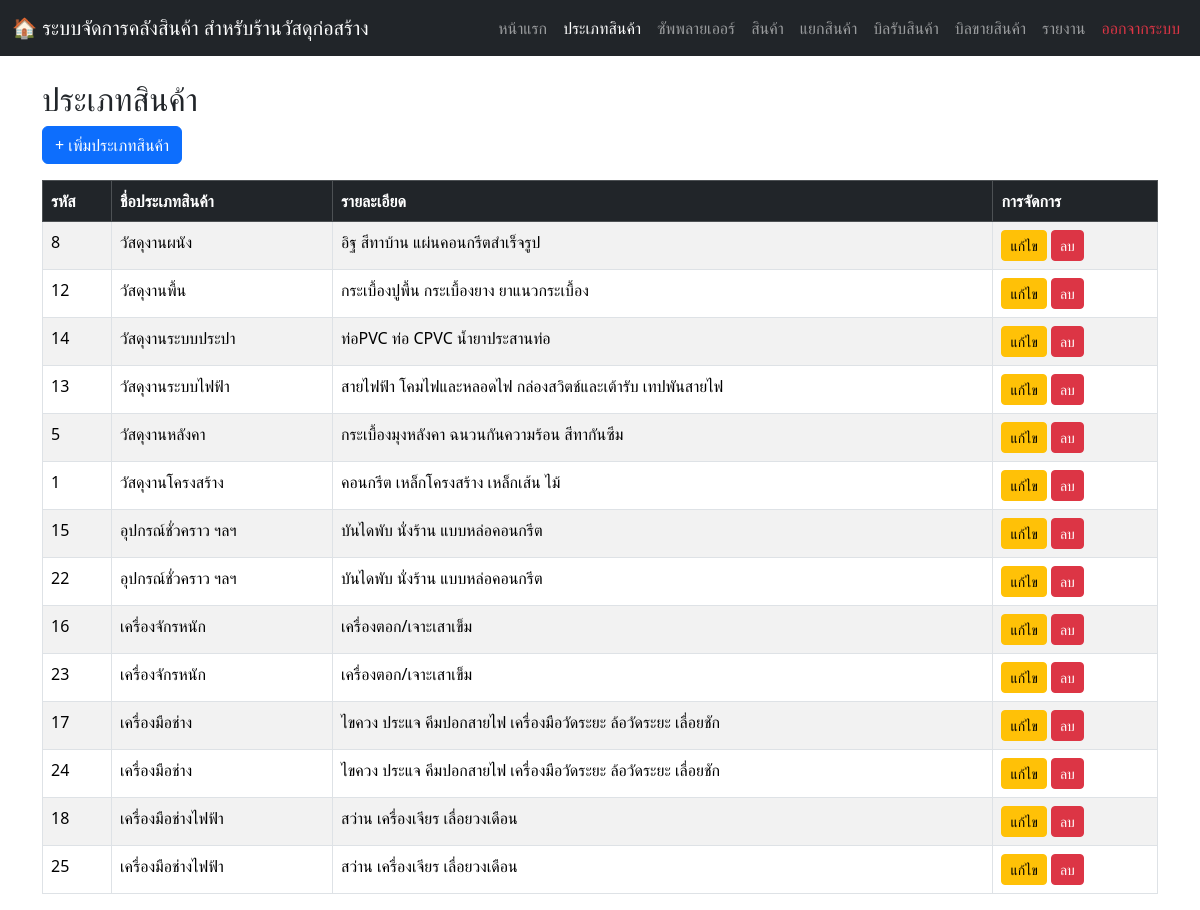
/categories.php (signed in), run on an earlier commit of the app's database.
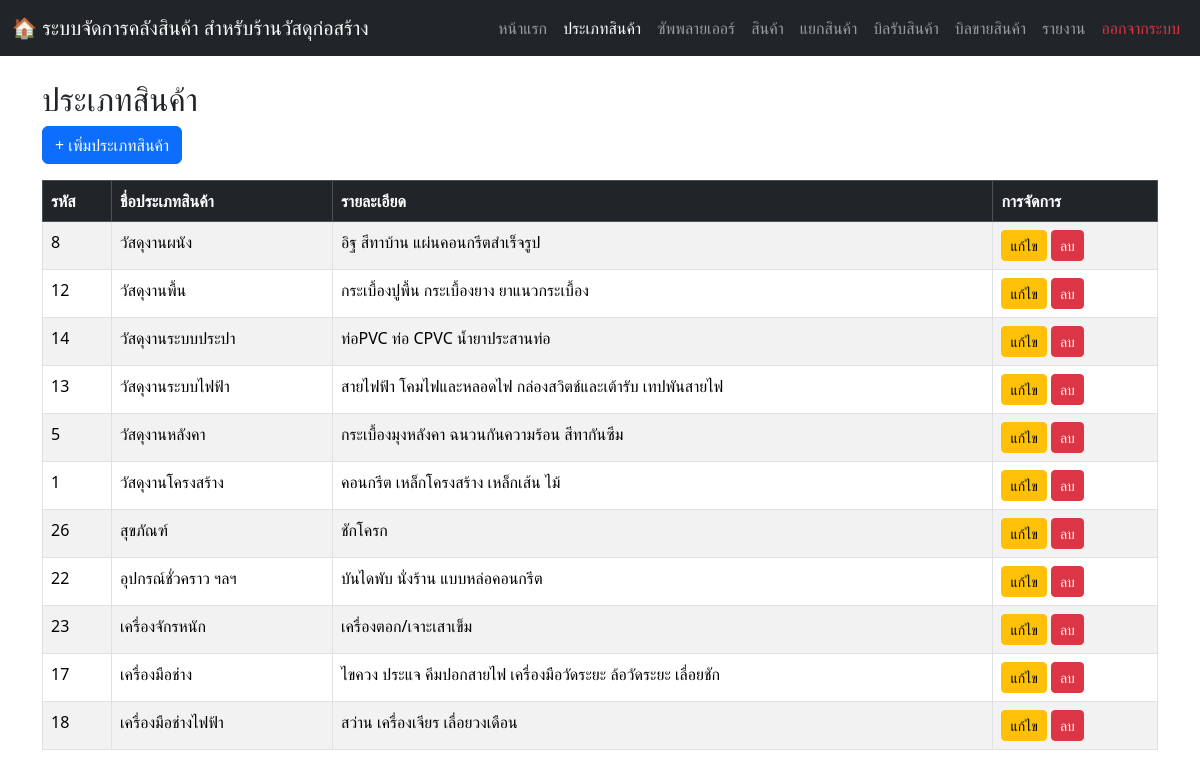
And on a later commit of the database.
### tables this page shows
CREATE TABLE `categories` (
  `category_id` int(11) NOT NULL,
  `category_name` varchar(100) NOT NULL,
  `description` text DEFAULT NULL
);

### categories.php (the view, shortened to what this page needs)
<?php
include 'connection.php';
$sql = "SELECT category_id, category_name, description
        FROM categories ORDER BY category_name ASC";
$result = $conn->query($sql);
?>
<!DOCTYPE html>
<html lang="th">
<head>
    <link rel="stylesheet" href="https://cdn.jsdelivr.net/npm/bootstrap@5.3.2/dist/css/bootstrap.min.css">
    <link rel="stylesheet" href="https://cdn.jsdelivr.net/npm/bootstrap-icons@1.11.3/font/bootstrap-icons.min.css">
</head>
<body>
  <nav class="navbar navbar-expand-lg navbar-dark bg-dark no-print">
    <div class="container-fluid">
      <a class="navbar-brand" href="#">🏠 ระบบจัดการคลังสินค้า สำหรับร้านวัสดุก่อสร้าง</a>
      <div class="collapse navbar-collapse" id="navbarNav">
        <ul class="navbar-nav ms-auto">
          <li class="nav-item"><a class="nav-link" href="homepage.php">หน้าแรก</a></li>
          <li class="nav-item"><a class="nav-link active" href="categories.php">ประเภทสินค้า</a></li>
          <li class="nav-item"><a class="nav-link" href="suppliers.php">ซัพพลายเออร์</a></li>
          <li class="nav-item"><a class="nav-link" href="products.php">สินค้า</a></li>
          <li class="nav-item"><a class="nav-link" href="product_split.php">แยกสินค้า</a></li>
          <li class="nav-item"><a class="nav-link" href="warehouse_page.php">บิลรับสินค้า</a></li>
          <li class="nav-item"><a class="nav-link" href="warehouse_sale.php">บิลขายสินค้า</a></li>
          <li class="nav-item"><a class="nav-link" href="report.php">รายงาน</a></li>
          <li class="nav-item"><a class="nav-link text-danger" href="logout.php">ออกจากระบบ</a></li>
        </ul>
      </div>
    </div>
  </nav>
<div class="container mt-4">
  <h2>ประเภทสินค้า</h2>
  <a href="add_category.php" class="btn btn-primary mb-3">+ เพิ่มประเภทสินค้า</a>
  <table class="table table-bordered table-striped">
    <thead class="table-dark">
      <tr>
        <th>รหัส</th>
        <th>ชื่อประเภทสินค้า</th>
        <th>รายละเอียด</th>
        <th>การจัดการ</th>
      </tr>
    </thead>
    <tbody>
      <?php
      if ($result->num_rows > 0) {
          while ($row = $result->fetch_assoc()) {
              echo "<tr>
                      <td>{$row['category_id']}</td>
                      <td>{$row['category_name']}</td>
                      <td>{$row['description']}</td>
                      <td>
                        <a href='category_edit.php?id={$row['category_id']}' class='btn btn-warning btn-sm'>แก้ไข</a>
                        <a href='category_delete.php?id={$row['category_id']}'
                           onclick=\"return confirm('คุณแน่ใจหรือไม่ว่าต้องการลบประเภทสินค้านี้?');\"
                           class='btn btn-danger btn-sm'>ลบ</a>
                      </td>
                    </tr>";
          }
      } else {
          echo "<tr><td colspan='4' class='text-center text-muted'>ไม่มีข้อมูลประเภทสินค้า</td></tr>";
      }
      ?>
    </tbody>
  </table>
</div>
</body>
</html>

What changed in the data, as far as the page shows it:
removed categories: category_id "15", category_name "อุปกรณ์ชั่วคราว ฯลฯ", description "บันไดพับ นั่งร้าน แบบหล่อคอนกรีต"
removed categories: category_id "16", category_name "เครื่องจักรหนัก", description "เครื่องตอก/เจาะเสาเข็ม"
removed categories: category_id "24", category_name "เครื่องมือช่าง", description "ไขควง ประแจ คีมปอกสายไฟ เครื่องมือวัดระยะ ล้อวัดระยะ เลื่อยชัก"
removed categories: category_id "25", category_name "เครื่องมือช่างไฟฟ้า", description "สว่าน เครื่องเจียร เลื่อยวงเดือน"
added categories: category_id "26", category_name "สุขภัณฑ์", description "ชักโครก"
